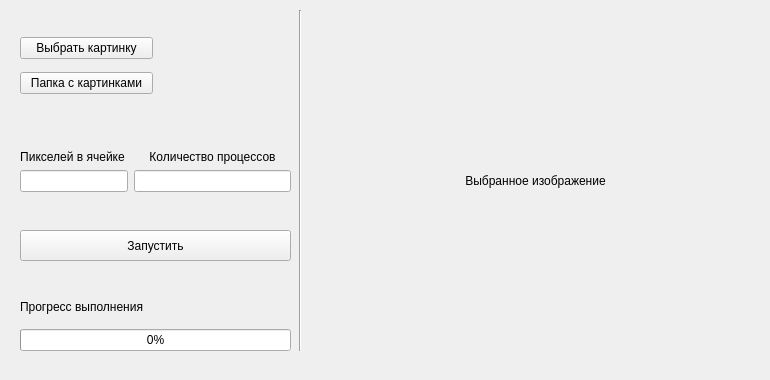
<?xml version="1.0" encoding="UTF-8"?>
<ui version="4.0">
 <class>MainWindow</class>
 <widget class="QMainWindow" name="MainWindow">
  <property name="geometry">
   <rect>
    <x>0</x>
    <y>0</y>
    <width>770</width>
    <height>380</height>
   </rect>
  </property>
  <property name="minimumSize">
   <size>
    <width>770</width>
    <height>380</height>
   </size>
  </property>
  <property name="maximumSize">
   <size>
    <width>770</width>
    <height>380</height>
   </size>
  </property>
  <property name="windowTitle">
   <string>Photo Puzzle</string>
  </property>
  <widget class="QWidget" name="centralwidget">
   <widget class="QWidget" name="verticalLayoutWidget_2">
    <property name="geometry">
     <rect>
      <x>310</x>
      <y>10</y>
      <width>451</width>
      <height>341</height>
     </rect>
    </property>
    <layout class="QVBoxLayout" name="verticalLayout_2">
     <item>
      <widget class="QLabel" name="pixmapLabel">
       <property name="toolTip">
        <string>&lt;html&gt;&lt;head/&gt;&lt;body&gt;&lt;p&gt;Место для вывода исходного изображения&lt;/p&gt;&lt;/body&gt;&lt;/html&gt;</string>
       </property>
       <property name="text">
        <string>Выбранное изображение</string>
       </property>
       <property name="alignment">
        <set>Qt::AlignCenter</set>
       </property>
      </widget>
     </item>
    </layout>
   </widget>
   <widget class="QPushButton" name="runButton">
    <property name="geometry">
     <rect>
      <x>20</x>
      <y>230</y>
      <width>271</width>
      <height>31</height>
     </rect>
    </property>
    <property name="text">
     <string>Запустить</string>
    </property>
   </widget>
   <widget class="Line" name="line">
    <property name="geometry">
     <rect>
      <x>290</x>
      <y>10</y>
      <width>20</width>
      <height>341</height>
     </rect>
    </property>
    <property name="orientation">
     <enum>Qt::Vertical</enum>
    </property>
   </widget>
   <widget class="QWidget" name="layoutWidget">
    <property name="geometry">
     <rect>
      <x>20</x>
      <y>30</y>
      <width>271</width>
      <height>73</height>
     </rect>
    </property>
    <layout class="QGridLayout" name="gridLayout">
     <item row="1" column="1">
      <widget class="QLabel" name="directoryLabel">
       <property name="text">
        <string/>
       </property>
       <property name="alignment">
        <set>Qt::AlignCenter</set>
       </property>
      </widget>
     </item>
     <item row="1" column="0">
      <widget class="QPushButton" name="directoryButton">
       <property name="text">
        <string>Папка с картинками</string>
       </property>
      </widget>
     </item>
     <item row="0" column="0">
      <widget class="QPushButton" name="pictureButton">
       <property name="text">
        <string>Выбрать картинку</string>
       </property>
      </widget>
     </item>
     <item row="0" column="1">
      <widget class="QLabel" name="pictureLabel">
       <property name="text">
        <string/>
       </property>
       <property name="alignment">
        <set>Qt::AlignCenter</set>
       </property>
      </widget>
     </item>
    </layout>
   </widget>
   <widget class="QWidget" name="layoutWidget">
    <property name="geometry">
     <rect>
      <x>20</x>
      <y>150</y>
      <width>271</width>
      <height>71</height>
     </rect>
    </property>
    <layout class="QFormLayout" name="formLayout">
     <item row="0" column="1">
      <widget class="QLabel" name="label_4">
       <property name="text">
        <string>Количество процессов</string>
       </property>
       <property name="alignment">
        <set>Qt::AlignCenter</set>
       </property>
      </widget>
     </item>
     <item row="1" column="0">
      <widget class="QLineEdit" name="pixelsTileLEdit">
       <property name="toolTip">
        <string>&lt;html&gt;&lt;head/&gt;&lt;body&gt;&lt;p&gt;Число пикселей, которые будут заменены на картинку&lt;/p&gt;&lt;/body&gt;&lt;/html&gt;</string>
       </property>
      </widget>
     </item>
     <item row="1" column="1">
      <widget class="QLineEdit" name="processLEdit">
       <property name="toolTip">
        <string>&lt;html&gt;&lt;head/&gt;&lt;body&gt;&lt;p&gt;Количество процессов, на которых будет запущена программа&lt;/p&gt;&lt;/body&gt;&lt;/html&gt;</string>
       </property>
      </widget>
     </item>
     <item row="0" column="0">
      <widget class="QLabel" name="label_3">
       <property name="text">
        <string>Пикселей в ячейке</string>
       </property>
       <property name="alignment">
        <set>Qt::AlignCenter</set>
       </property>
      </widget>
     </item>
    </layout>
   </widget>
   <widget class="QWidget" name="progressLayout" native="true">
    <property name="enabled">
     <bool>true</bool>
    </property>
    <property name="geometry">
     <rect>
      <x>20</x>
      <y>290</y>
      <width>271</width>
      <height>61</height>
     </rect>
    </property>
    <layout class="QVBoxLayout" name="verticalLayout">
     <item>
      <widget class="QLabel" name="label">
       <property name="text">
        <string>Прогресс выполнения</string>
       </property>
      </widget>
     </item>
     <item>
      <widget class="QProgressBar" name="progressBar">
       <property name="value">
        <number>0</number>
       </property>
      </widget>
     </item>
    </layout>
   </widget>
  </widget>
  <widget class="QMenuBar" name="menuBar">
   <property name="geometry">
    <rect>
     <x>0</x>
     <y>0</y>
     <width>770</width>
     <height>21</height>
    </rect>
   </property>
  </widget>
 </widget>
 <resources/>
 <connections/>
</ui>
